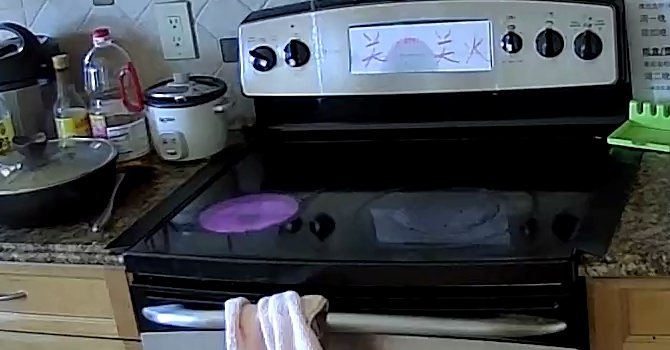
#> input picture empty_stove_ref.jpg, 670 x 350 px
$ python knob_detector.py empty_stove_ref.jpg
#> lines starting #> are read from the running program, lines starting #| are printed output that depends on the picture
"""
Knob state detector using white dot stickers on stove knobs.

Uses hardcoded dot positions (calibrated with knobs in OFF position).
Checks if the white dot is still at its known OFF position.
If the dot has moved away → the knob has been turned → burner is ON.
"""

import cv2
import numpy as np
import logging
from typing import List

logger = logging.getLogger(__name__)

# Hardcoded from successful detection with all knobs OFF.
# Each entry: knob name, knob center (cx, cy), dot position when OFF (dx, dy)
# All coordinates in full frame pixel space (2304x1296).
KNOBS = [
    {"name": "Knob 1", "cx": 1043, "cy": 558, "dot_x": 1039, "dot_y": 565},
    {"name": "Knob 2", "cx": 1077, "cy": 554, "dot_x": 1073, "dot_y": 561},
    {"name": "Knob 3", "cx": 1298, "cy": 548, "dot_x": 1291, "dot_y": 548},
    {"name": "Knob 4", "cx": 1335, "cy": 540, "dot_x": 1328, "dot_y": 550},
    {"name": "Knob 5", "cx": 1373, "cy": 541, "dot_x": 1367, "dot_y": 552},
]

# The dot sticker is ~3-5 pixels across.
DOT_RADIUS = 3       # tiny region at the dot center
SURROUND_RADIUS = 12  # larger region around the dot (knob surface)

# The dot must be this much brighter than the surrounding knob surface.
# This is RELATIVE so it works regardless of lighting conditions.
BRIGHTNESS_DIFF_THRESHOLD = 30


def _check_dot_present(
    frame: np.ndarray, dot_x: int, dot_y: int, cx: int, cy: int
) -> dict:
    """Check if the white dot sticker is at the expected position.

    Compares brightness at the dot center vs the surrounding knob surface.
    The dot is always brighter than the dark knob, regardless of lighting.
    """
    h, w = frame.shape[:2]
    hsv = cv2.cvtColor(frame, cv2.COLOR_BGR2HSV)
    v_full = hsv[:, :, 2]

    # Average brightness at the dot center (tiny area)
    r = DOT_RADIUS
    y1, y2 = max(0, dot_y - r), min(h, dot_y + r)
    x1, x2 = max(0, dot_x - r), min(w, dot_x + r)
    dot_v = float(np.mean(v_full[y1:y2, x1:x2]))

    # Average brightness of the knob surface (ring around center, excluding dot)
    sr = SURROUND_RADIUS
    sy1, sy2 = max(0, cy - sr), min(h, cy + sr)
    sx1, sx2 = max(0, cx - sr), min(w, cx + sr)
    surround = v_full[sy1:sy2, sx1:sx2].copy()

    # Mask out the dot area from the surround to get pure knob surface
    local_dy = dot_y - (cy - sr)
    local_dx = dot_x - (cx - sr)
    mask = np.ones(surround.shape, dtype=bool)
    dr = DOT_RADIUS + 2
    mask_y1 = max(0, local_dy - dr)
    mask_y2 = min(surround.shape[0], local_dy + dr)
    mask_x1 = max(0, local_dx - dr)
    mask_x2 = min(surround.shape[1], local_dx + dr)
    mask[mask_y1:mask_y2, mask_x1:mask_x2] = False

    surround_v = float(np.mean(surround[mask])) if np.any(mask) else dot_v

    brightness_diff = dot_v - surround_v
    dot_present = brightness_diff >= BRIGHTNESS_DIFF_THRESHOLD

    return {
        "dot_v": dot_v,
        "surround_v": surround_v,
        "brightness_diff": brightness_diff,
        "dot_present": dot_present,
    }


def detect_knob_states(frame: np.ndarray) -> List[dict]:
    """Detect ON/OFF state of each knob.

    Checks if the white dot is still at its calibrated OFF position.
    If yes → OFF. If the dot has moved away → ON.
    """
    results = []
    for knob in KNOBS:
        check = _check_dot_present(frame, knob["dot_x"], knob["dot_y"], knob["cx"], knob["cy"])
        # Dot present at OFF position → knob is OFF
        # Dot NOT present → knob has been turned → ON
        is_on = not check["dot_present"]

        results.append({
            "name": knob["name"],
            "cx": knob["cx"],
            "cy": knob["cy"],
            "dot_x": knob["dot_x"],
            "dot_y": knob["dot_y"],
            "dot_v": check["dot_v"],
            "brightness_diff": check["brightness_diff"],
            "is_on": is_on,
        })
        status = "ON" if is_on else "OFF"
        logger.debug("%s: %s (diff=%.0f)", knob["name"], status, check["brightness_diff"])

    return results


def draw_knob_states(frame: np.ndarray, states: List[dict]) -> np.ndarray:
    """Draw knob detection results on frame."""
    annotated = frame.copy()
    r = DOT_RADIUS

    for s in states:
        cx, cy = s["cx"], s["cy"]
        dx, dy = s["dot_x"], s["dot_y"]

        if s["is_on"]:
            color = (0, 0, 255)  # red — ON
            label = f"{s['name']}: ON"
        else:
            color = (0, 255, 0)  # green — OFF
            label = f"{s['name']}: OFF"

        # Draw knob circle
        cv2.circle(annotated, (cx, cy), 22, color, 2)
        # Draw dot check region
        cv2.rectangle(annotated, (dx - r, dy - r), (dx + r, dy + r), color, 2)
        # Draw label
        cv2.putText(annotated, label, (cx - 50, cy - 30),
                    cv2.FONT_HERSHEY_SIMPLEX, 0.6, color, 2)
        # Show debug info
        cv2.putText(annotated, f"diff={s['brightness_diff']:.0f}",
                    (dx - r - 10, dy + r + 15), cv2.FONT_HERSHEY_SIMPLEX, 0.4, color, 1)

    return annotated


if __name__ == "__main__":
    import sys
    import yaml
    import urllib.parse

    # Grab a frame
    if len(sys.argv) > 1:
        frame = cv2.imread(sys.argv[1])
#> frame is the input picture: shape (350, 670, 3); mean B, G, R 74.5, 70.1, 65.6
    else:
        with open("config.yaml") as f:
            cfg = yaml.safe_load(f)["camera"]
        user = urllib.parse.quote(cfg["username"], safe="")
        pwd = urllib.parse.quote(cfg["password"], safe="")
        url = f"rtsp://{user}:{pwd}@{cfg['ip']}:{cfg.get('port', 554)}/{cfg.get('stream', 'stream1')}"
        cap = cv2.VideoCapture(url, cv2.CAP_FFMPEG)
        ret, frame = cap.read()
        cap.release()
        if not ret:
            print("Failed to grab frame from camera.")
            sys.exit(1)

    states = detect_knob_states(frame)
#> the loop in detect_knob_states, `for knob in KNOBS:` made 5 passes
#> pass 1, in _check_dot_present, `v_full = hsv[:, :, 2]`:
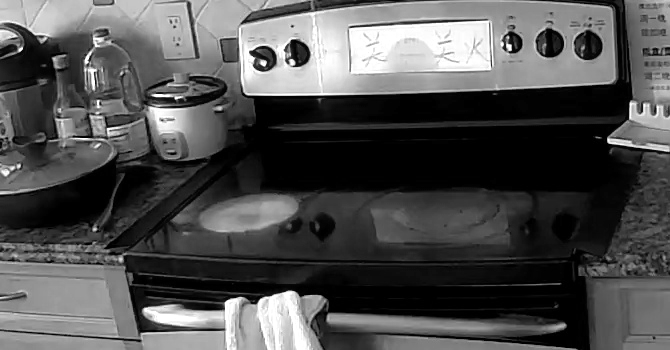
#> v_full: shape (350, 670); min 0, max 255, mean 79.9
#> after the loop in detect_knob_states, `for knob in KNOBS:`: results = 5 items
#> states = 5 items
    for s in states:
        status = "ON" if s["is_on"] else "OFF"
        print(f"{s['name']}: {status}  (diff={s['brightness_diff']:.0f})")
#> this loop made 5 passes
#| Knob 1: ON  (diff=nan)
#| Knob 2: ON  (diff=nan)
#| Knob 3: ON  (diff=nan)
#| Knob 4: ON  (diff=nan)
#| Knob 5: ON  (diff=nan)

    annotated = draw_knob_states(frame, states)
#> the loop in draw_knob_states, `for s in states:` made 5 passes
#> (cx, cy, dx, dy, label) on passes 1 to 5: (1043, 558, 1039, 565, 'Knob 1: ON'), (1077, 554, 1073, 561, 'Knob 2: ON'), (1298, 548, 1291, 548, 'Knob 3: ON'), (1335, 540, 1328, 550, 'Knob 4: ON'), (1373, 541, 1367, 552, 'Knob 5: ON')
    cv2.imwrite("knob_status.jpg", annotated)

    crop = annotated[460:620, 960:1450]
#> crop = empty array
#> (the run stopped early here; a loop or call above may not have finished)
